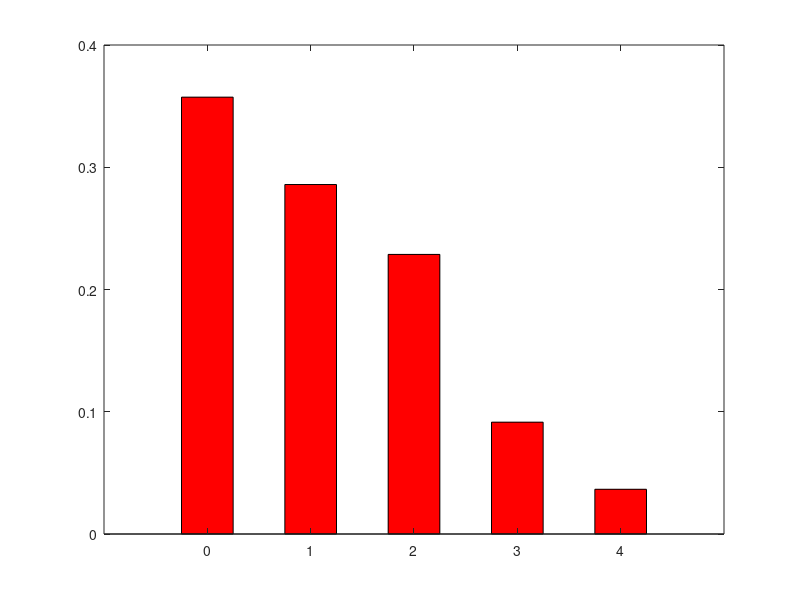
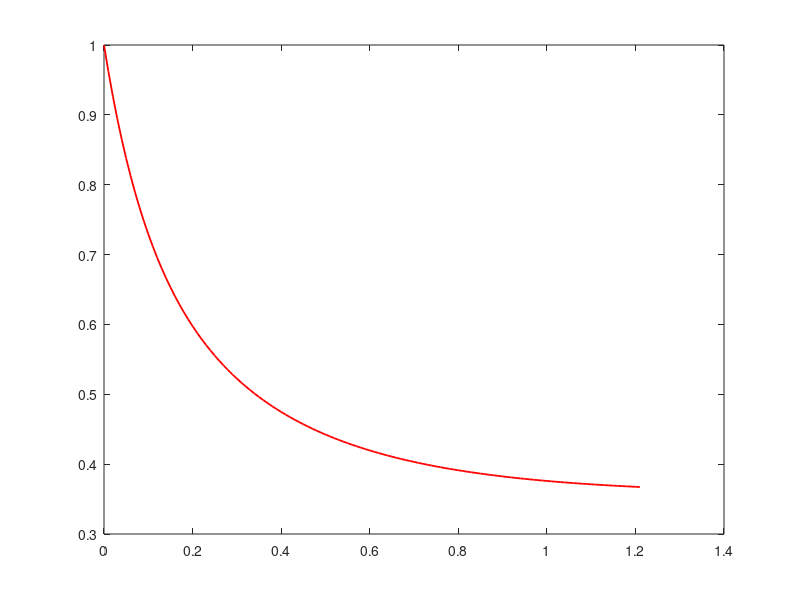

These charts were generated, in order, by the following MATLAB code:
% system M/M/1/4
% when there are 3 clients in the system, the capability of the server doubles.

clc;
clear all;
close all;

lambda = 4;
mu = 5;
states = [0, 1, 2, 3, 4]; % system with capacity 4 states
% the initial state of the system. The system is initially empty.
initial_state = [1, 0, 0, 0, 0];

% define the birth and death rates between the states of the system.
births_B = [lambda, lambda, lambda, lambda];
deaths_D = [mu, mu, 2 * mu, 2 * mu];

% get the transition matrix of the birth-death process
transition_matrix = ctmcbd(births_B, deaths_D);
% get the ergodic probabilities of the system
P = ctmc(transition_matrix);

% plot the ergodic probabilities (bar for bar chart)
figure(1);
bar(states, P, "r", 0.5);

% transient probability of state 0 until convergence to ergodic probability. Convergence takes place P0 and P differ by 0.01
index = 0;
for T = 0 : 0.01 : 50
  index = index + 1;
  P0 = ctmc(transition_matrix, T, initial_state);
  Prob0(index) = P0(1);
  if P0 - P < 0.01
    break;
  endif
endfor

T = 0 : 0.01 : T;
figure(2);
plot(T, Prob0, "r", "linewidth", 1.3);